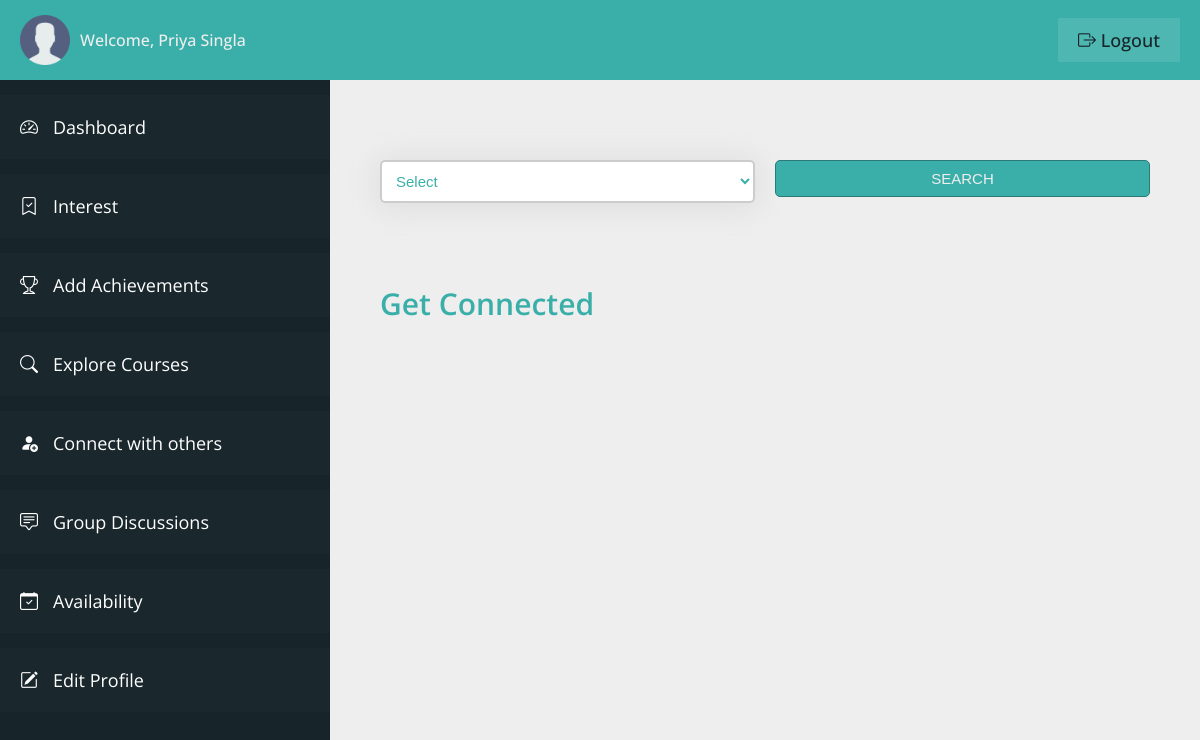
Page /student/connect.php (signed in) on the earlier database version.
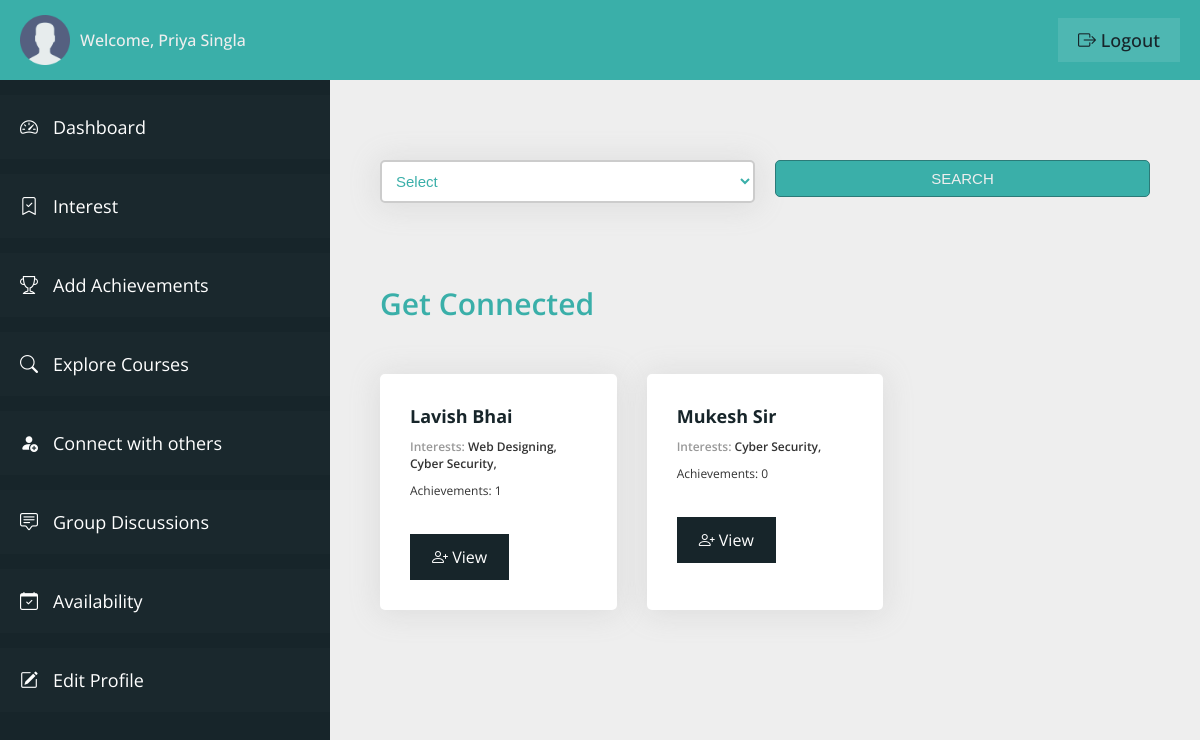
Same page on the later database version.
### tables this page shows
CREATE TABLE `user_table` (
  `user_id` int(11) NOT NULL,
  `user_firstname` varchar(100) NOT NULL,
  `user_lastname` varchar(100) NOT NULL,
  `user_type` varchar(20) NOT NULL,
  `user_email` varchar(100) NOT NULL,
  `user_phone` varchar(10) NOT NULL,
  `user_password` varchar(100) NOT NULL,
  `user_createdon` datetime NOT NULL DEFAULT current_timestamp()
);

CREATE TABLE `user_interest` (
  `interest_id` int(11) NOT NULL,
  `user_id` varchar(11) NOT NULL,
  `field_name` varchar(100) NOT NULL,
  `domain_name` varchar(100) NOT NULL,
  `added_on` datetime NOT NULL DEFAULT current_timestamp()
);

### student/connect.php (the view, shortened to what the changed rows need)
<?php
include "connection.php";
?>
<!DOCTYPE html>
<html lang="en">
<head>
    <link rel="stylesheet" href="css/style-dashboard.css">
    <link rel="stylesheet" href="https://cdn.jsdelivr.net/npm/bootstrap-icons@1.11.0/font/bootstrap-icons.css">
</head>
<body>
    <div class="container">
        <main class="main__content">
            <div class="course__card-container">
                <?php
                $query1 = "SELECT DISTINCT `user_id` FROM `user_interest` WHERE `domain_name` IN (SELECT `domain_name` FROM `user_interest` WHERE `user_id` = '" . $_SESSION['userIdVce'] . "') AND `user_id` != '" . $_SESSION['userIdVce'] . "'";
                $runQ1 = mysqli_query($con, $query1);
                if (mysqli_num_rows($runQ1)) {
                    while ($rowQ1 = mysqli_fetch_array($runQ1)) {
                        $query2 = "SELECT * FROM `user_table` WHERE `user_id` = '" . $rowQ1['user_id'] . "'";
                        $runQ2 = mysqli_query($con, $query2);
                        if (mysqli_num_rows($runQ2)) {
                            while ($rowQ2 = mysqli_fetch_array($runQ2)) { ?>
                                <div class="user__card">
                                    <h3 class="user__name">
                                        <?php echo $rowQ2['user_firstname'] . " " . $rowQ2['user_lastname']; ?>
                                    </h3>
                                    <p class="user_interest">
                                        <span class="user_interest-label">Interests:</span>
                                        <?php
                                        $query3 = "SELECT * FROM `user_interest` WHERE `user_id` = '" . $rowQ2['user_id'] . "'";
                                        $runQ3 = mysqli_query($con, $query3);
                                        if (mysqli_num_rows($runQ3) > 0) {
                                            while ($rowQ3 = mysqli_fetch_array($runQ3)) { ?>
                                                <span>
                                                    <?php
                                                    echo $rowQ3['domain_name'];
                                                    ?>,
                                                </span>
                                        <?php }
                                        } ?>
                                    </p>
                                    <p class="user_achievements">
                                        <?php
                                        $count = 0;
                                        $query4 = "SELECT * FROM achievement_table WHERE achievement_userid = '" . $rowQ2['user_id'] . "'";
                                        $runQ4 = mysqli_query($con, $query4);
                                        if (mysqli_num_rows($runQ4) > 0) {
                                            while ($rowQ4 = mysqli_fetch_array($runQ4)) {
                                                $count++;
                                            }
                                        } ?>
                                        <span>Achievements: <?php echo $count; ?></span>
                                    </p>
                                    <a class="course__link-btn" href="connect-profile.php?profile=<?php echo $rowQ2['user_id'] ?>&fname=<?php echo $rowQ2['user_firstname']; ?>&lname=<?php echo $rowQ2['user_lastname']; ?>">
                                        <i class="bi bi-person-plus"></i> View
                                    </a>
                                </div>
                <?php
                            }
                        }
                    }
                } ?>
            </div>
        </main>
    </div>
</body>
</html>

Differences in the rows shown:
added user_table: user_firstname "Lavish", user_lastname "Bhai", count "1"
added user_interest: domain_name "Web Designing", shown under "Lavish"
added user_interest: domain_name "Cyber Security", shown under "Lavish"
now on this page (row unchanged): user_table: user_firstname "Mukesh", user_lastname "Sir", count "0"
added user_interest: domain_name "Cyber Security", shown under "Mukesh"
